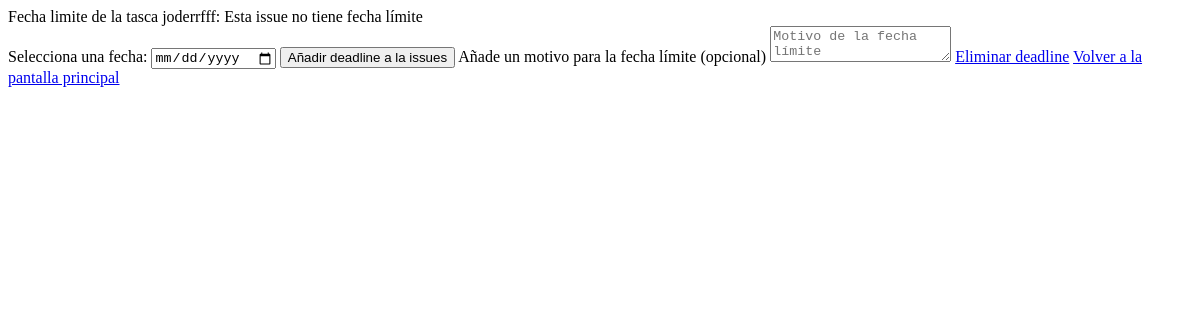
Page /pantallaAddDeadline/8/ on the earlier database version.
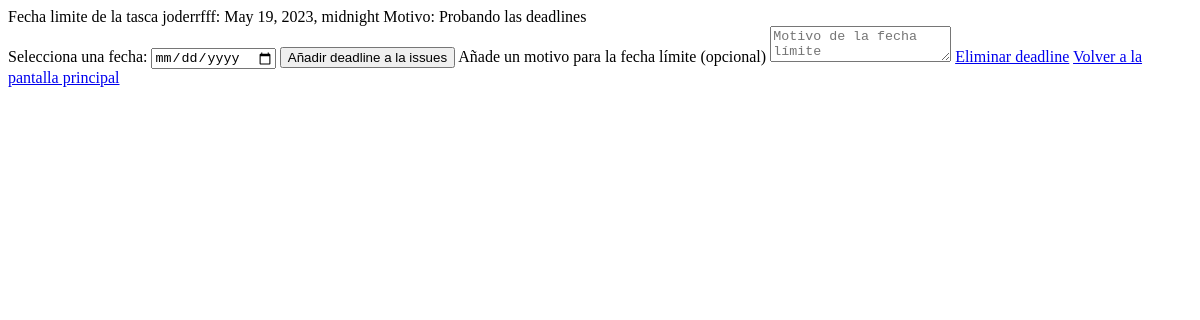
Same page on the later database version.
### polls/models.py (models this page shows, shortened)
class Issue(models.Model):
    id = models.AutoField(primary_key=True)
    asunto = models.CharField(max_length=50, default='')
    descripcion = models.CharField(max_length=200, default='')
    creador = models.ForeignKey(User, on_delete=models.CASCADE, related_name='issues_creadas')
    associat = models.ForeignKey(User, on_delete=models.CASCADE, related_name='issues_associado', null=True)
    vigilant = models.ManyToManyField(User, related_name='issues_vigiladas')
    deleted = models.BooleanField(default=False)
    asignada = models.ForeignKey(User, on_delete=models.CASCADE, related_name='issues_asignadas', null=True)
    blocked = models.BooleanField(default=False, null=True)
    reason_blocked = models.CharField(max_length=200, default='', null=True)
    deadline = models.DateTimeField(null=True)
    prioridad = models.CharField(max_length=100, default=None, null=True)
    status = models.CharField(max_length=100, default=None, null=True)

class Deadline(models.Model):
    id = models.AutoField(primary_key=True)
    issue = models.ForeignKey(Issue, on_delete=models.CASCADE, related_name='deadlines')
    deadline = models.DateTimeField()
    motivo = models.CharField(max_length=200, default='')

### polls/views/issue_viewset.py (the view)
# urls.py: path('pantallaAddDeadline/<int:idIssue>/', issue_viewset.pantallaAddDeadline, name='pantallaAñadirDeadline'),
def pantallaAddDeadline(request, idIssue):
    issue = Issue.objects.get(id=idIssue)
    motivo = ""
    if issue.deadline is not None:
        deadline = Deadline.objects.get(issue_id=idIssue)
        motivo = deadline.motivo
    return render(request, 'form_addDeadline.html', {'error' : "", 'issue' : issue, 'motivo' : motivo})

### polls/templates/form_addDeadline.html (shortened to what this page needs)
<div>
    Fecha limite de la tasca {{issue.asunto}}: {% if issue.deadline %} {{ issue.deadline }} Motivo: {{motivo}} {% else %} Esta issue no tiene fecha límite {% endif %}
</div>
<form action="{% url 'añadirDeadline' issue.id %}" method="POST">
    <label for="fecha">Selecciona una fecha:</label>
    <input type="date" id="fecha" name="fecha">
    <input type="submit" value="Añadir deadline a la issues">
    <a>
        Añade un motivo para la fecha límite (opcional)
        <textarea name="motivo" placeholder="Motivo de la fecha límite"></textarea>
    </a>
    <a href="{% url 'eliminarDeadline' issue.id %}">Eliminar deadline</a>
    <a href="{% url 'mostrarIssue' issue.id %}">Volver a la pantalla principal</a>
</form>

Differences in the rows shown:
changed Issue "joderrfff": deadline (not shown) → "May 19, 2023, midnight"
added Deadline: motivo "Probando las deadlines"
Other differences:
text no longer shown: "Esta issue no tiene fecha límite"
text now shown: "Motivo:"
